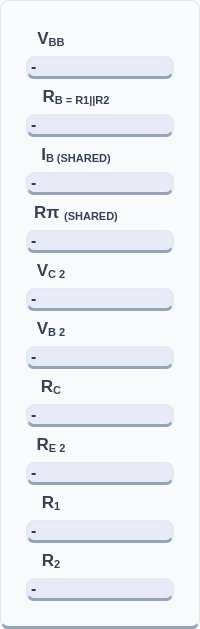
          <widget class="QFrame" name="frameOutputs">
           <property name="sizePolicy">
            <sizepolicy hsizetype="Preferred" vsizetype="Preferred">
             <horstretch>0</horstretch>
             <verstretch>0</verstretch>
            </sizepolicy>
           </property>
           <property name="minimumSize">
            <size>
             <width>160</width>
             <height>80</height>
            </size>
           </property>
           <property name="maximumSize">
            <size>
             <width>16777215</width>
             <height>16777215</height>
            </size>
           </property>
           <property name="styleSheet">
            <string notr="true">background-color: #f8fafc;
color: #334155;
border-radius: 8px;
border: 1px solid #e2e8f0;
border-bottom: 3px solid #94a3b8;
font-family: 'Inter', sans-serif;</string>
           </property>
           <property name="frameShape">
            <enum>QFrame::Shape::StyledPanel</enum>
           </property>
           <layout class="QVBoxLayout" name="verticalLayout_2">
            <property name="spacing">
             <number>5</number>
            </property>
            <property name="leftMargin">
             <number>25</number>
            </property>
            <property name="topMargin">
             <number>25</number>
            </property>
            <property name="rightMargin">
             <number>25</number>
            </property>
            <property name="bottomMargin">
             <number>25</number>
            </property>
            <item>
             <widget class="QLabel" name="labelIconVbb_2">
              <property name="sizePolicy">
               <sizepolicy hsizetype="Expanding" vsizetype="Fixed">
                <horstretch>0</horstretch>
                <verstretch>0</verstretch>
               </sizepolicy>
              </property>
              <property name="minimumSize">
               <size>
                <width>40</width>
                <height>25</height>
               </size>
              </property>
              <property name="maximumSize">
               <size>
                <width>50</width>
                <height>50</height>
               </size>
              </property>
              <property name="styleSheet">
               <string notr="true">QLabel {
    color: #374151;             /* The dark charcoal text from Image 1 */
    font-family: &quot;Rockwell&quot;;    /* The serif font from Image 1 */
    font-size: 13pt;
    font-weight: bold;
    background: transparent;    /* Crucial for the Image 2 flat look */
    border: none;
}</string>
              </property>
              <property name="text">
               <string>&lt;html&gt;&lt;head/&gt;&lt;body&gt;&lt;p&gt;V&lt;span style=&quot; vertical-align:sub;&quot;&gt;BB&lt;/span&gt;&lt;/p&gt;&lt;/body&gt;&lt;/html&gt;</string>
              </property>
              <property name="alignment">
               <set>Qt::AlignmentFlag::AlignCenter</set>
              </property>
             </widget>
            </item>
            <item>
             <widget class="QLabel" name="labelOutputVbb">
              <property name="sizePolicy">
               <sizepolicy hsizetype="Preferred" vsizetype="Fixed">
                <horstretch>0</horstretch>
                <verstretch>0</verstretch>
               </sizepolicy>
              </property>
              <property name="minimumSize">
               <size>
                <width>100</width>
                <height>20</height>
               </size>
              </property>
              <property name="cursor">
               <cursorShape>IBeamCursor</cursorShape>
              </property>
              <property name="mouseTracking">
               <bool>false</bool>
              </property>
              <property name="styleSheet">
               <string notr="true">font-size: 16px; font-weight: bold; color: #2c3e50; background: #e8eaf6;

</string>
              </property>
              <property name="text">
               <string>-</string>
              </property>
              <property name="scaledContents">
               <bool>false</bool>
              </property>
              <property name="textInteractionFlags">
               <set>Qt::TextInteractionFlag::LinksAccessibleByMouse|Qt::TextInteractionFlag::TextSelectableByMouse</set>
              </property>
             </widget>
            </item>
            <item>
             <widget class="QLabel" name="labelIconRb2">
              <property name="minimumSize">
               <size>
                <width>40</width>
                <height>25</height>
               </size>
              </property>
              <property name="maximumSize">
               <size>
                <width>100</width>
                <height>50</height>
               </size>
              </property>
              <property name="styleSheet">
               <string notr="true">QLabel {
    color: #374151;             /* The dark charcoal text from Image 1 */
    font-family: &quot;Rockwell&quot;;    /* The serif font from Image 1 */
    font-size: 13pt;
    font-weight: bold;
    background: transparent;    /* Crucial for the Image 2 flat look */
    border: none;
}</string>
              </property>
              <property name="text">
               <string>&lt;html&gt;&lt;head/&gt;&lt;body&gt;&lt;p&gt;R&lt;span style=&quot; vertical-align:sub;&quot;&gt;B = R1||R2&lt;/span&gt;&lt;/p&gt;&lt;/body&gt;&lt;/html&gt;</string>
              </property>
              <property name="alignment">
               <set>Qt::AlignmentFlag::AlignCenter</set>
              </property>
             </widget>
            </item>
            <item>
             <widget class="QLabel" name="labelOutputRb">
              <property name="sizePolicy">
               <sizepolicy hsizetype="Preferred" vsizetype="Fixed">
                <horstretch>0</horstretch>
                <verstretch>0</verstretch>
               </sizepolicy>
              </property>
              <property name="minimumSize">
               <size>
                <width>100</width>
                <height>20</height>
               </size>
              </property>
              <property name="cursor">
               <cursorShape>IBeamCursor</cursorShape>
              </property>
              <property name="mouseTracking">
               <bool>true</bool>
              </property>
              <property name="styleSheet">
               <string notr="true">font-size: 16px; font-weight: bold; color: #2c3e50; background: #e8eaf6;

</string>
              </property>
              <property name="text">
               <string>-</string>
              </property>
              <property name="textInteractionFlags">
               <set>Qt::TextInteractionFlag::LinksAccessibleByMouse|Qt::TextInteractionFlag::TextSelectableByMouse</set>
              </property>
             </widget>
            </item>
            <item>
             <widget class="QLabel" name="labelIconIb">
              <property name="sizePolicy">
               <sizepolicy hsizetype="Expanding" vsizetype="Fixed">
                <horstretch>0</horstretch>
                <verstretch>0</verstretch>
               </sizepolicy>
              </property>
              <property name="minimumSize">
               <size>
                <width>100</width>
                <height>25</height>
               </size>
              </property>
              <property name="maximumSize">
               <size>
                <width>50</width>
                <height>50</height>
               </size>
              </property>
              <property name="styleSheet">
               <string notr="true">QLabel {
    color: #374151;             /* The dark charcoal text from Image 1 */
    font-family: &quot;Rockwell&quot;;    /* The serif font from Image 1 */
    font-size: 13pt;
    font-weight: bold;
    background: transparent;    /* Crucial for the Image 2 flat look */
    border: none;
}</string>
              </property>
              <property name="text">
               <string>&lt;html&gt;&lt;head/&gt;&lt;body&gt;&lt;p&gt;I&lt;span style=&quot; vertical-align:sub;&quot;&gt;B (SHARED)&lt;/span&gt;&lt;/p&gt;&lt;/body&gt;&lt;/html&gt;</string>
              </property>
              <property name="alignment">
               <set>Qt::AlignmentFlag::AlignCenter</set>
              </property>
             </widget>
            </item>
            <item>
             <widget class="QLabel" name="labelOutputIb">
              <property name="sizePolicy">
               <sizepolicy hsizetype="Preferred" vsizetype="Fixed">
                <horstretch>0</horstretch>
                <verstretch>0</verstretch>
               </sizepolicy>
              </property>
              <property name="minimumSize">
               <size>
                <width>100</width>
                <height>20</height>
               </size>
              </property>
              <property name="cursor">
               <cursorShape>IBeamCursor</cursorShape>
              </property>
              <property name="mouseTracking">
               <bool>true</bool>
              </property>
              <property name="styleSheet">
               <string notr="true">font-size: 16px; font-weight: bold; color: #2c3e50; background: #e8eaf6;

</string>
              </property>
              <property name="text">
               <string>-</string>
              </property>
              <property name="textInteractionFlags">
               <set>Qt::TextInteractionFlag::LinksAccessibleByMouse|Qt::TextInteractionFlag::TextSelectableByMouse</set>
              </property>
             </widget>
            </item>
            <item>
             <widget class="QLabel" name="labelIconRpi">
              <property name="sizePolicy">
               <sizepolicy hsizetype="Expanding" vsizetype="Fixed">
                <horstretch>0</horstretch>
                <verstretch>0</verstretch>
               </sizepolicy>
              </property>
              <property name="minimumSize">
               <size>
                <width>100</width>
                <height>25</height>
               </size>
              </property>
              <property name="maximumSize">
               <size>
                <width>50</width>
                <height>50</height>
               </size>
              </property>
              <property name="styleSheet">
               <string notr="true">QLabel {
    color: #374151;             /* The dark charcoal text from Image 1 */
    font-family: &quot;Rockwell&quot;;    /* The serif font from Image 1 */
    font-size: 13pt;
    font-weight: bold;
    background: transparent;    /* Crucial for the Image 2 flat look */
    border: none;
}</string>
              </property>
              <property name="text">
               <string>&lt;html&gt;&lt;head/&gt;&lt;body&gt;&lt;p&gt;Rπ &lt;span style=&quot; vertical-align:sub;&quot;&gt;(SHARED)&lt;/span&gt;&lt;/p&gt;&lt;/body&gt;&lt;/html&gt;</string>
              </property>
              <property name="alignment">
               <set>Qt::AlignmentFlag::AlignCenter</set>
              </property>
             </widget>
            </item>
            <item>
             <widget class="QLabel" name="labelOutputRpi">
              <property name="sizePolicy">
               <sizepolicy hsizetype="Preferred" vsizetype="Fixed">
                <horstretch>0</horstretch>
                <verstretch>0</verstretch>
               </sizepolicy>
              </property>
              <property name="minimumSize">
               <size>
                <width>100</width>
                <height>20</height>
               </size>
              </property>
              <property name="cursor">
               <cursorShape>IBeamCursor</cursorShape>
              </property>
              <property name="mouseTracking">
               <bool>true</bool>
              </property>
              <property name="styleSheet">
               <string notr="true">font-size: 16px; font-weight: bold; color: #2c3e50; background: #e8eaf6;

</string>
              </property>
              <property name="text">
               <string>-</string>
              </property>
              <property name="textInteractionFlags">
               <set>Qt::TextInteractionFlag::LinksAccessibleByMouse|Qt::TextInteractionFlag::TextSelectableByMouse</set>
              </property>
             </widget>
            </item>
            <item>
             <widget class="QLabel" name="labelIconVc2">
              <property name="sizePolicy">
               <sizepolicy hsizetype="Expanding" vsizetype="Fixed">
                <horstretch>40</horstretch>
                <verstretch>40</verstretch>
               </sizepolicy>
              </property>
              <property name="minimumSize">
               <size>
                <width>40</width>
                <height>25</height>
               </size>
              </property>
              <property name="maximumSize">
               <size>
                <width>50</width>
                <height>50</height>
               </size>
              </property>
              <property name="styleSheet">
               <string notr="true">QLabel {
    color: #374151;             /* The dark charcoal text from Image 1 */
    font-family: &quot;Rockwell&quot;;    /* The serif font from Image 1 */
    font-size: 13pt;
    font-weight: bold;
    background: transparent;    /* Crucial for the Image 2 flat look */
    border: none;
}</string>
              </property>
              <property name="text">
               <string>&lt;html&gt;&lt;head/&gt;&lt;body&gt;&lt;p&gt;V&lt;span style=&quot; vertical-align:sub;&quot;&gt;C 2&lt;/span&gt;&lt;/p&gt;&lt;/body&gt;&lt;/html&gt;</string>
              </property>
              <property name="alignment">
               <set>Qt::AlignmentFlag::AlignCenter</set>
              </property>
             </widget>
            </item>
            <item>
             <widget class="QLabel" name="labelOutputVc2">
              <property name="sizePolicy">
               <sizepolicy hsizetype="Preferred" vsizetype="Fixed">
                <horstretch>0</horstretch>
                <verstretch>0</verstretch>
               </sizepolicy>
              </property>
              <property name="minimumSize">
               <size>
                <width>100</width>
                <height>20</height>
               </size>
              </property>
              <property name="cursor">
               <cursorShape>IBeamCursor</cursorShape>
              </property>
              <property name="mouseTracking">
               <bool>true</bool>
              </property>
              <property name="styleSheet">
               <string notr="true">font-size: 16px; font-weight: bold; color: #2c3e50; background: #e8eaf6;

</string>
              </property>
              <property name="text">
               <string>-</string>
              </property>
              <property name="textInteractionFlags">
               <set>Qt::TextInteractionFlag::LinksAccessibleByMouse|Qt::TextInteractionFlag::TextSelectableByMouse</set>
              </property>
             </widget>
            </item>
            <item>
             <widget class="QLabel" name="labelIconVb2">
              <property name="sizePolicy">
               <sizepolicy hsizetype="Expanding" vsizetype="Fixed">
                <horstretch>0</horstretch>
                <verstretch>0</verstretch>
               </sizepolicy>
              </property>
              <property name="minimumSize">
               <size>
                <width>40</width>
                <height>25</height>
               </size>
              </property>
              <property name="maximumSize">
               <size>
                <width>50</width>
                <height>50</height>
               </size>
              </property>
              <property name="styleSheet">
               <string notr="true">QLabel {
    color: #374151;             /* The dark charcoal text from Image 1 */
    font-family: &quot;Rockwell&quot;;    /* The serif font from Image 1 */
    font-size: 13pt;
    font-weight: bold;
    background: transparent;    /* Crucial for the Image 2 flat look */
    border: none;
}</string>
              </property>
              <property name="text">
               <string>&lt;html&gt;&lt;head/&gt;&lt;body&gt;&lt;p&gt;V&lt;span style=&quot; vertical-align:sub;&quot;&gt;B 2&lt;/span&gt;&lt;/p&gt;&lt;/body&gt;&lt;/html&gt;</string>
              </property>
              <property name="alignment">
               <set>Qt::AlignmentFlag::AlignCenter</set>
              </property>
             </widget>
            </item>
            <item>
             <widget class="QLabel" name="labelOutputVb2">
              <property name="sizePolicy">
               <sizepolicy hsizetype="Preferred" vsizetype="Fixed">
                <horstretch>0</horstretch>
                <verstretch>0</verstretch>
               </sizepolicy>
              </property>
              <property name="minimumSize">
               <size>
                <width>100</width>
                <height>20</height>
               </size>
              </property>
              <property name="cursor">
               <cursorShape>IBeamCursor</cursorShape>
              </property>
              <property name="mouseTracking">
               <bool>true</bool>
              </property>
              <property name="styleSheet">
               <string notr="true">font-size: 16px; font-weight: bold; color: #2c3e50; background: #e8eaf6;

</string>
              </property>
              <property name="text">
               <string>-</string>
              </property>
              <property name="textInteractionFlags">
               <set>Qt::TextInteractionFlag::LinksAccessibleByMouse|Qt::TextInteractionFlag::TextSelectableByMouse</set>
              </property>
             </widget>
            </item>
            <item>
             <widget class="QLabel" name="labelIconRc">
              <property name="sizePolicy">
               <sizepolicy hsizetype="Expanding" vsizetype="Fixed">
                <horstretch>0</horstretch>
                <verstretch>0</verstretch>
               </sizepolicy>
              </property>
              <property name="minimumSize">
               <size>
                <width>40</width>
                <height>25</height>
               </size>
              </property>
              <property name="maximumSize">
               <size>
                <width>50</width>
                <height>50</height>
               </size>
              </property>
              <property name="styleSheet">
               <string notr="true">QLabel {
    color: #374151;             /* The dark charcoal text from Image 1 */
    font-family: &quot;Rockwell&quot;;    /* The serif font from Image 1 */
    font-size: 13pt;
    font-weight: bold;
    background: transparent;    /* Crucial for the Image 2 flat look */
    border: none;
}</string>
              </property>
              <property name="text">
               <string>&lt;html&gt;&lt;head/&gt;&lt;body&gt;&lt;p&gt;R&lt;span style=&quot; vertical-align:sub;&quot;&gt;C&lt;/span&gt;&lt;/p&gt;&lt;/body&gt;&lt;/html&gt;</string>
              </property>
              <property name="alignment">
               <set>Qt::AlignmentFlag::AlignCenter</set>
              </property>
             </widget>
            </item>
            <item>
             <widget class="QLabel" name="labelOutputRc">
              <property name="sizePolicy">
               <sizepolicy hsizetype="Preferred" vsizetype="Fixed">
                <horstretch>0</horstretch>
                <verstretch>0</verstretch>
               </sizepolicy>
              </property>
              <property name="minimumSize">
               <size>
                <width>100</width>
                <height>20</height>
               </size>
              </property>
              <property name="cursor">
               <cursorShape>IBeamCursor</cursorShape>
              </property>
              <property name="mouseTracking">
               <bool>true</bool>
              </property>
              <property name="styleSheet">
               <string notr="true">font-size: 16px; font-weight: bold; color: #2c3e50; background: #e8eaf6;

</string>
              </property>
              <property name="text">
               <string>-</string>
              </property>
              <property name="textInteractionFlags">
               <set>Qt::TextInteractionFlag::LinksAccessibleByMouse|Qt::TextInteractionFlag::TextSelectableByMouse</set>
              </property>
             </widget>
            </item>
            <item>
             <widget class="QLabel" name="labelIconRe2">
              <property name="sizePolicy">
               <sizepolicy hsizetype="Expanding" vsizetype="Fixed">
                <horstretch>0</horstretch>
                <verstretch>0</verstretch>
               </sizepolicy>
              </property>
              <property name="minimumSize">
               <size>
                <width>40</width>
                <height>25</height>
               </size>
              </property>
              <property name="maximumSize">
               <size>
                <width>50</width>
                <height>50</height>
               </size>
              </property>
              <property name="styleSheet">
               <string notr="true">QLabel {
    color: #374151;             /* The dark charcoal text from Image 1 */
    font-family: &quot;Rockwell&quot;;    /* The serif font from Image 1 */
    font-size: 13pt;
    font-weight: bold;
    background: transparent;    /* Crucial for the Image 2 flat look */
    border: none;
}</string>
              </property>
              <property name="text">
               <string>&lt;html&gt;&lt;head/&gt;&lt;body&gt;&lt;p&gt;R&lt;span style=&quot; vertical-align:sub;&quot;&gt;E 2&lt;/span&gt;&lt;/p&gt;&lt;/body&gt;&lt;/html&gt;</string>
              </property>
              <property name="alignment">
               <set>Qt::AlignmentFlag::AlignCenter</set>
              </property>
             </widget>
            </item>
            <item>
             <widget class="QLabel" name="labelOutputRe2">
              <property name="sizePolicy">
               <sizepolicy hsizetype="Preferred" vsizetype="Fixed">
                <horstretch>0</horstretch>
                <verstretch>0</verstretch>
               </sizepolicy>
              </property>
              <property name="minimumSize">
               <size>
                <width>100</width>
                <height>20</height>
               </size>
              </property>
              <property name="cursor">
               <cursorShape>IBeamCursor</cursorShape>
              </property>
              <property name="mouseTracking">
               <bool>true</bool>
              </property>
              <property name="styleSheet">
               <string notr="true">font-size: 16px; font-weight: bold; color: #2c3e50; background: #e8eaf6;

</string>
              </property>
              <property name="text">
               <string>-</string>
              </property>
              <property name="textInteractionFlags">
               <set>Qt::TextInteractionFlag::LinksAccessibleByMouse|Qt::TextInteractionFlag::TextSelectableByMouse</set>
              </property>
             </widget>
            </item>
            <item>
             <widget class="QLabel" name="labelIconVc_2">
              <property name="sizePolicy">
               <sizepolicy hsizetype="Expanding" vsizetype="Fixed">
                <horstretch>40</horstretch>
                <verstretch>40</verstretch>
               </sizepolicy>
              </property>
              <property name="minimumSize">
               <size>
                <width>40</width>
                <height>25</height>
               </size>
              </property>
              <property name="maximumSize">
               <size>
                <width>50</width>
                <height>50</height>
               </size>
              </property>
              <property name="styleSheet">
               <string notr="true">QLabel {
    color: #374151;             /* The dark charcoal text from Image 1 */
    font-family: &quot;Rockwell&quot;;    /* The serif font from Image 1 */
    font-size: 13pt;
    font-weight: bold;
    background: transparent;    /* Crucial for the Image 2 flat look */
    border: none;
}</string>
              </property>
              <property name="text">
               <string>&lt;html&gt;&lt;head/&gt;&lt;body&gt;&lt;p&gt;R&lt;span style=&quot; vertical-align:sub;&quot;&gt;1&lt;/span&gt;&lt;/p&gt;&lt;/body&gt;&lt;/html&gt;</string>
              </property>
              <property name="alignment">
               <set>Qt::AlignmentFlag::AlignCenter</set>
              </property>
             </widget>
            </item>
            <item>
             <widget class="QLabel" name="labelOutputR1">
              <property name="sizePolicy">
               <sizepolicy hsizetype="Preferred" vsizetype="Fixed">
                <horstretch>0</horstretch>
                <verstretch>0</verstretch>
               </sizepolicy>
              </property>
              <property name="minimumSize">
               <size>
                <width>100</width>
                <height>20</height>
               </size>
              </property>
              <property name="cursor">
               <cursorShape>IBeamCursor</cursorShape>
              </property>
              <property name="mouseTracking">
               <bool>true</bool>
              </property>
              <property name="styleSheet">
               <string notr="true">font-size: 16px; font-weight: bold; color: #2c3e50; background: #e8eaf6;

</string>
              </property>
              <property name="text">
               <string>-</string>
              </property>
              <property name="textInteractionFlags">
               <set>Qt::TextInteractionFlag::LinksAccessibleByMouse|Qt::TextInteractionFlag::TextSelectableByMouse</set>
              </property>
             </widget>
            </item>
            <item>
             <widget class="QLabel" name="labelIconVb">
              <property name="sizePolicy">
               <sizepolicy hsizetype="Expanding" vsizetype="Fixed">
                <horstretch>0</horstretch>
                <verstretch>0</verstretch>
               </sizepolicy>
              </property>
              <property name="minimumSize">
               <size>
                <width>40</width>
                <height>25</height>
               </size>
              </property>
              <property name="maximumSize">
               <size>
                <width>50</width>
                <height>50</height>
               </size>
              </property>
              <property name="styleSheet">
               <string notr="true">QLabel {
    color: #374151;             /* The dark charcoal text from Image 1 */
    font-family: &quot;Rockwell&quot;;    /* The serif font from Image 1 */
    font-size: 13pt;
    font-weight: bold;
    background: transparent;    /* Crucial for the Image 2 flat look */
    border: none;
}</string>
              </property>
              <property name="text">
               <string>&lt;html&gt;&lt;head/&gt;&lt;body&gt;&lt;p&gt;R&lt;span style=&quot; vertical-align:sub;&quot;&gt;2&lt;/span&gt;&lt;/p&gt;&lt;/body&gt;&lt;/html&gt;</string>
              </property>
              <property name="alignment">
               <set>Qt::AlignmentFlag::AlignCenter</set>
              </property>
             </widget>
            </item>
            <item>
             <widget class="QLabel" name="labelOutputR2">
              <property name="sizePolicy">
               <sizepolicy hsizetype="Preferred" vsizetype="Fixed">
                <horstretch>0</horstretch>
                <verstretch>0</verstretch>
               </sizepolicy>
              </property>
              <property name="minimumSize">
               <size>
                <width>100</width>
                <height>20</height>
               </size>
              </property>
              <property name="cursor">
               <cursorShape>IBeamCursor</cursorShape>
              </property>
              <property name="mouseTracking">
               <bool>true</bool>
              </property>
              <property name="styleSheet">
               <string notr="true">font-size: 16px; font-weight: bold; color: #2c3e50; background: #e8eaf6;

</string>
              </property>
              <property name="text">
               <string>-</string>
              </property>
              <property name="textInteractionFlags">
               <set>Qt::TextInteractionFlag::LinksAccessibleByMouse|Qt::TextInteractionFlag::TextSelectableByMouse</set>
              </property>
             </widget>
            </item>
           </layout>
          </widget>
